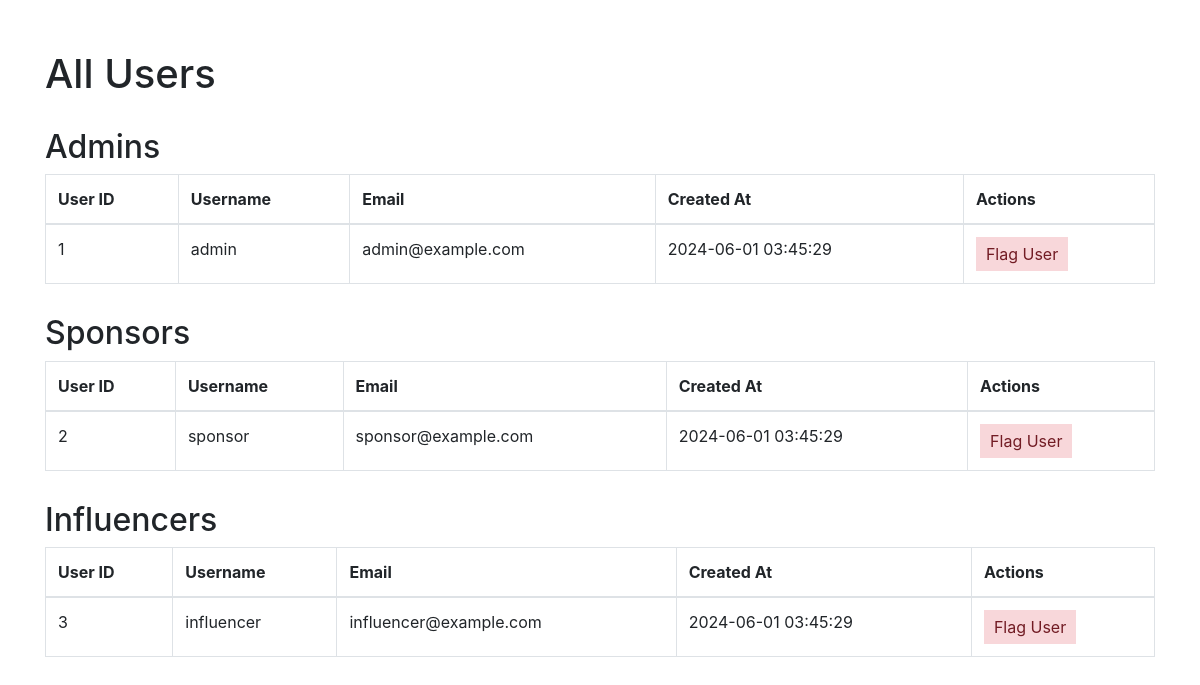
/admin/allusers (signed in), run on an earlier commit of the app's database.
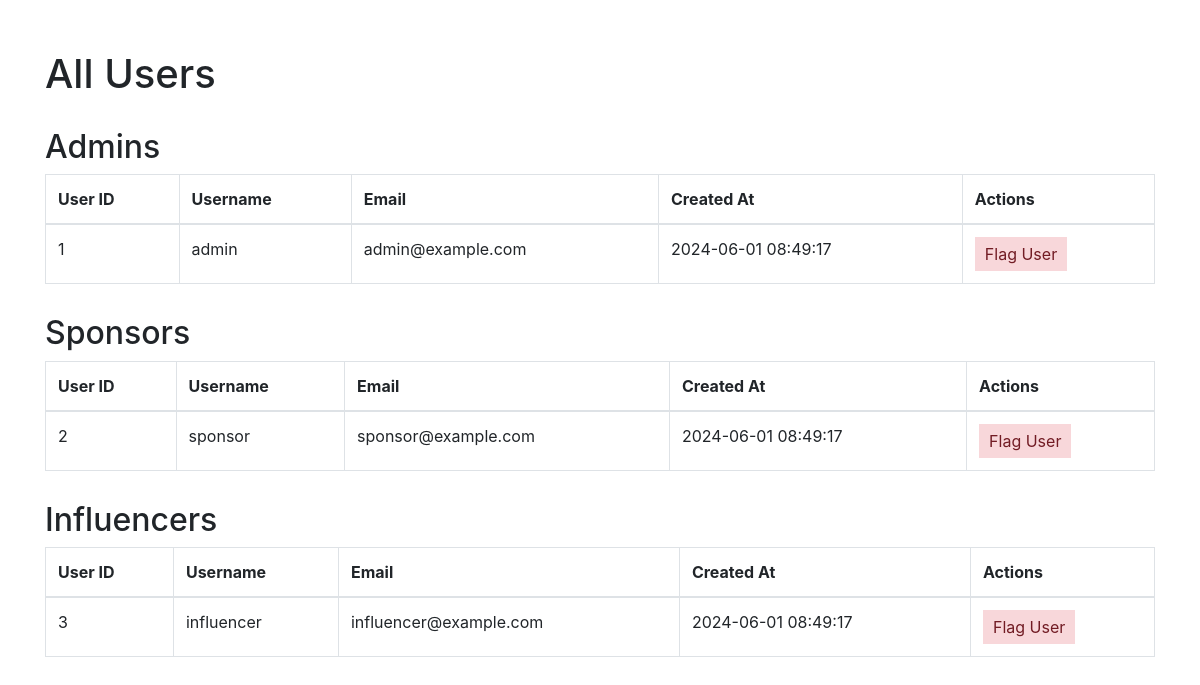
And on a later commit of the database.
### models.py (models this page shows)
class User(db.Model):
    __tablename__ = "users"
    user_id = db.Column(db.Integer, primary_key=True, autoincrement=True)
    username = db.Column(db.String(255), unique=True, nullable=False)
    password = db.Column(db.String(255), nullable=False)
    email = db.Column(db.String(255), unique=True, nullable=False)
    role = db.Column(db.Enum("admin", "sponsor", "influencer"), nullable=False)
    created_at = db.Column(db.TIMESTAMP, default=db.func.current_timestamp())
    sponsors = db.relationship("Sponsor", backref="user", lazy=True)
    influencers = db.relationship("Influencer", backref="user", lazy=True)
    user_flags = db.relationship(
        "UserFlag", foreign_keys="UserFlag.flagged_by", backref="flagger", lazy=True
    )
    flagged_by_user_flags = db.relationship(
        "UserFlag", foreign_keys="UserFlag.user_id", backref="flagged_user", lazy=True
    )
    campaign_flags = db.relationship(
        "CampaignFlag",
        foreign_keys="CampaignFlag.flagged_by",
        backref="flagger",
        lazy=True,
    )
    def to_dict(self):
        return {c.name: getattr(self, c.name) for c in self.__table__.columns}

### admin.py (the view)
@admin.route('/allusers')
def all_users():
    if "user_name" in session and "role" in session:
        if session["role"] == "admin":
            data = dict()
            data["admin"] = [user.to_dict() for user in User.query.filter_by(role="admin").all()]
            data["sponsor"] = [user.to_dict() for user in User.query.filter_by(role="sponsor").all()]
            data["influencer"] = [user.to_dict() for user in User.query.filter_by(role="influencer").all()]
            return render_template("admin_allusers.html", data=data)
    return redirect(url_for("home"))

### app.py (called while the page is built)
@app.before_request
def create_tables():
    init_db(app)

### models.py (called while the page is built, shortened)
def init_db(app):
    with app.app_context():
        db.create_all()

### templates/admin_allusers.html (shortened to what this page needs)
<!DOCTYPE html>
<html lang="en">
<head>
    <link rel="stylesheet" href="https://stackpath.bootstrapcdn.com/bootstrap/4.3.1/css/bootstrap.min.css">
</head>
<body>
    <div class="container">
        <h1>All Users</h1>
        <h2>Admins</h2>
        <table class="table table-bordered">
            <thead>
                <tr>
                    <th>User ID</th>
                    <th>Username</th>
                    <th>Email</th>
                    <th>Created At</th>
                    <th>Actions</th>
                </tr>
            </thead>
            <tbody>
                {% for admin in data.admin %}
                <tr>
                    <td>{{ admin.user_id }}</td>
                    <td>{{ admin.username }}</td>
                    <td>{{ admin.email }}</td>
                    <td>{{ admin.created_at }}</td>
                    <td><button class="flag-button" onclick="flagUser('{{ admin.user_id }}')">Flag User</button></td>
                </tr>
                {% endfor %}
            </tbody>
        </table>
        <h2>Sponsors</h2>
        <table class="table table-bordered">
            <thead>
                <tr>
                    <th>User ID</th>
                    <th>Username</th>
                    <th>Email</th>
                    <th>Created At</th>
                    <th>Actions</th>
                </tr>
            </thead>
            <tbody>
                {% for sponsor in data.sponsor %}
                <tr>
                    <td>{{ sponsor.user_id }}</td>
                    <td>{{ sponsor.username }}</td>
                    <td>{{ sponsor.email }}</td>
                    <td>{{ sponsor.created_at }}</td>
                    <td><button class="flag-button" onclick="flagUser('{{ sponsor.user_id }}')">Flag User</button></td>
                </tr>
                {% endfor %}
            </tbody>
        </table>
        <h2>Influencers</h2>
        <table class="table table-bordered">
            <thead>
                <tr>
                    <th>User ID</th>
                    <th>Username</th>
                    <th>Email</th>
                    <th>Created At</th>
                    <th>Actions</th>
                </tr>
            </thead>
            <tbody>
                {% for influencer in data.influencer %}
                <tr>
                    <td>{{ influencer.user_id }}</td>
                    <td>{{ influencer.username }}</td>
                    <td>{{ influencer.email }}</td>
                    <td>{{ influencer.created_at }}</td>
                    <td><button class="flag-button" onclick="flagUser('{{ influencer.user_id }}')">Flag User</button></td>
                </tr>
                {% endfor %}
            </tbody>
        </table>
    </div>
</body>
</html>

What changed in the data, as far as the page shows it:
changed User "admin": created_at "2024-06-01 03:45:29" → "2024-06-01 08:49:17"
changed User "sponsor": created_at "2024-06-01 03:45:29" → "2024-06-01 08:49:17"
changed User "influencer": created_at "2024-06-01 03:45:29" → "2024-06-01 08:49:17"
